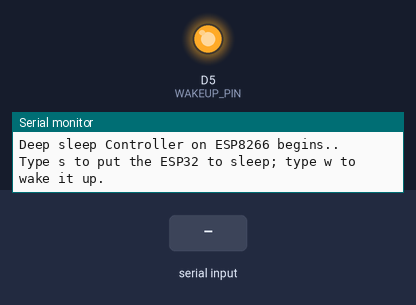
This sketch was run on a simulated ESP8266 (NodeMCU). Shown: output pins drawn as LEDs (lit = HIGH), the last lines printed to the serial monitor. Inputs (shaded band) come from the test bench. Pins used as bus, display or sensor lines are not drawn.

Above: at 1.2 s.
1.3 s: "w\n" received over Serial
At 1.4 s:
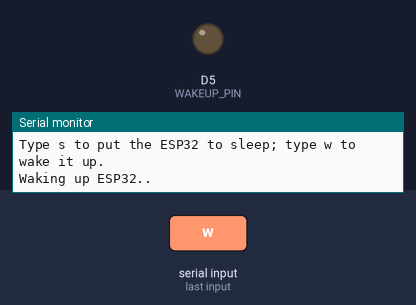
3.0 s: "s\n" received over Serial
Timing chart, 0 to 6.0 s (numbered marks = the images above; inputs shaded):
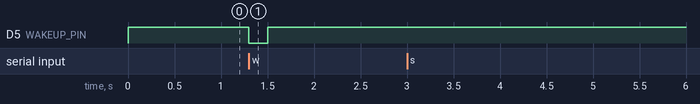

The sketch:

SleepController1.ino
```cpp
/*
Deep Sleep experiments, mainly for ESP32. This is the remote controller program
running on an ESP8266.
Use this program in conjunction with Sleeper2.ino on the ESP32.

This ESP8266 sends an active LOW pulse through its D4 to pin GPIO 13 of ESP32 to put it into sleep;
another active LOW pulse through D5 pin to GPIO 12 of ESP32 wakes it up from sleep.
No level shifting is required since both are 3.3V devices.

RTC GPIOs of ESP32 for Deep Sleep Wake:
On classic ESP32 (like ESP32-WROOM) boards, esp_sleep_enable_ext0_wakeup()
requires an RTC GPIO (such as GPIO33, GPIO32, GPIO25, GPIO26, GPIO27, GPIO14,
GPIO12, GPIO13, GPIO4, GPIO2, GPIO0).
If you are using internal pull-downs, avoid input-only pins (GPIO34–GPIO39).
These pins lack internal pull-ups/pull-downs; Use external resistors.
*/

#include <Arduino.h>

const int SLEEP_PIN  = D4;
const int WAKEUP_PIN = D5;

void setup(){
  Serial.begin(115200);
  pinMode(SLEEP_PIN,  OUTPUT);
  digitalWrite(SLEEP_PIN, HIGH);  // the ESP32 input pins are active LOW
  pinMode(WAKEUP_PIN,  OUTPUT);
  digitalWrite(WAKEUP_PIN, HIGH);
  Serial.println("\nDeep sleep Controller on ESP8266 begins..");
  Serial.println("Type s to put the ESP32 to sleep; type w to wake it up.");
}

int count = 0;
void loop(){
  if (!Serial.available()) return;
  String input = Serial.readStringUntil('\n');
  if(input.startsWith("s")) {
    Serial.println("Putting ESP32 to sleep..");
    digitalWrite(SLEEP_PIN, LOW);
    delay(200); // ESP32 is just polling this pin
    digitalWrite(SLEEP_PIN, HIGH);
  } else if (input.startsWith("w")) {
    Serial.println("Waking up ESP32..");
    digitalWrite(WAKEUP_PIN, LOW);
    delay(200);
    digitalWrite(WAKEUP_PIN, HIGH);
  }
} 
```

Measured:
- after the input at 1.3 s, D5 (WAKEUP_PIN): HIGH → LOW at once, → HIGH 0.20 s later
